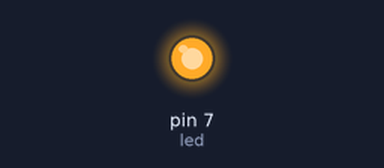
Bench run of a sketch on a simulated Arduino Uno, built with avr-gcc and run on an emulated ATmega328P. On the bench: output pins drawn as LEDs (lit = HIGH).

Above: at 2.5 s.
At 7.5 s:
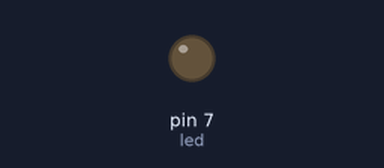
Timing chart, 0 to 13.0 s (numbered marks = the images above):
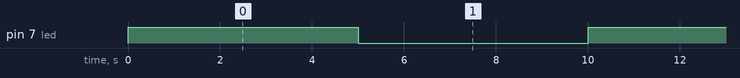

The sketch:

led-blink.ino
```cpp
// Pin connected to the LED
int led = 7;

// Delay time in milliseconds
int delayTime = 5000;

void setup() {
  // Set the LED pin as an output
  pinMode(led, OUTPUT);
}

void loop() {
  // Turn the LED ON
  digitalWrite(led, HIGH);

  // Wait for 5 seconds
  delay(delayTime);

  // Turn the LED OFF
  digitalWrite(led, LOW);

  // Wait for 5 seconds
  delay(delayTime);
}
```

Measured:
- by itself, pin 7 (led): alternates HIGH for 5.0 s and LOW for 5.0 s
